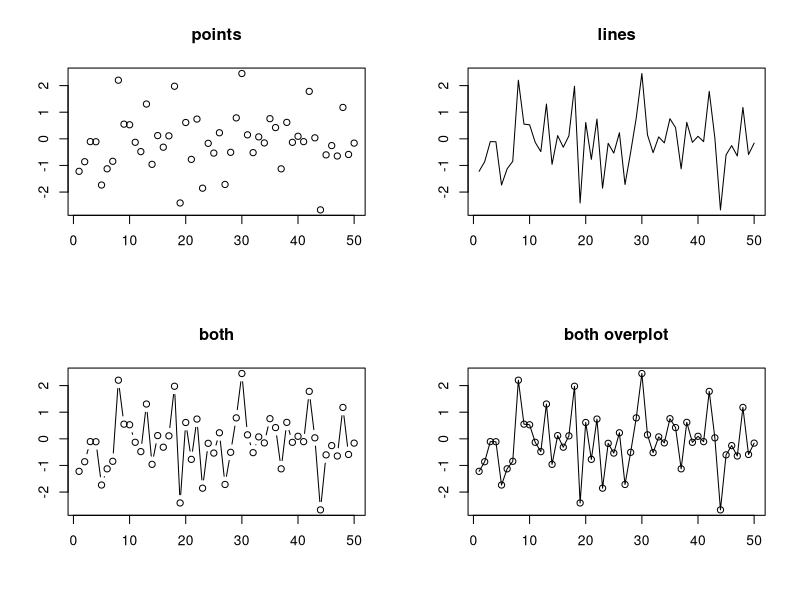

Generate this figure with R:
#
# https://en.wikibooks.org/wiki/R_Programming/Graphics
#

x1 <- rnorm(50) 

#
# Windows: saved under ~/My Documents.
#
png("plottype.png")
par(mfrow = c(2,2))
  plot(x1, type = "p", main = "points"       , ylab = "", xlab = "")
  plot(x1, type = "l", main = "lines"        , ylab = "", xlab = "")
  plot(x1, type = "b", main = "both"         , ylab = "", xlab = "")
  plot(x1, type = "o", main = "both overplot", ylab = "", xlab = "")
dev.off()
